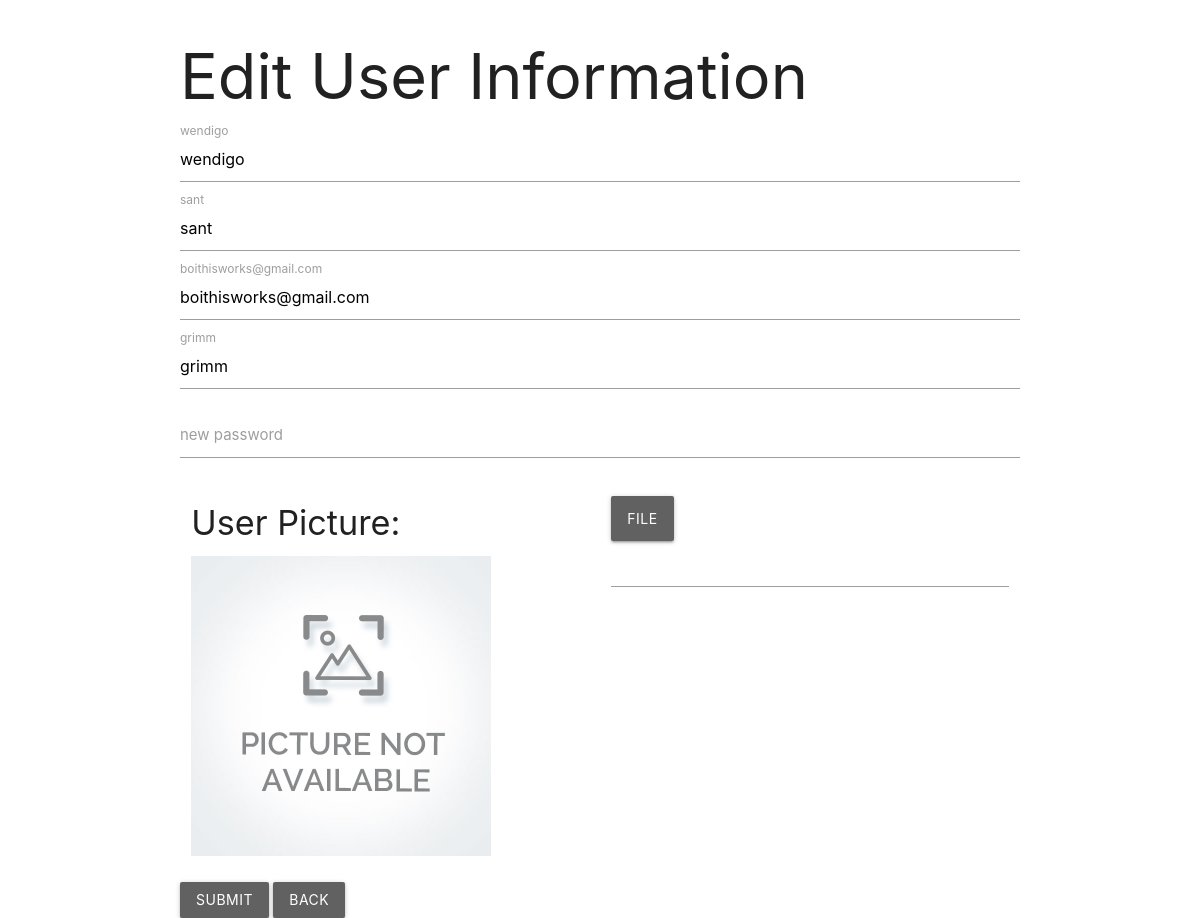
The app's page /editUser.php (signed in), older data.
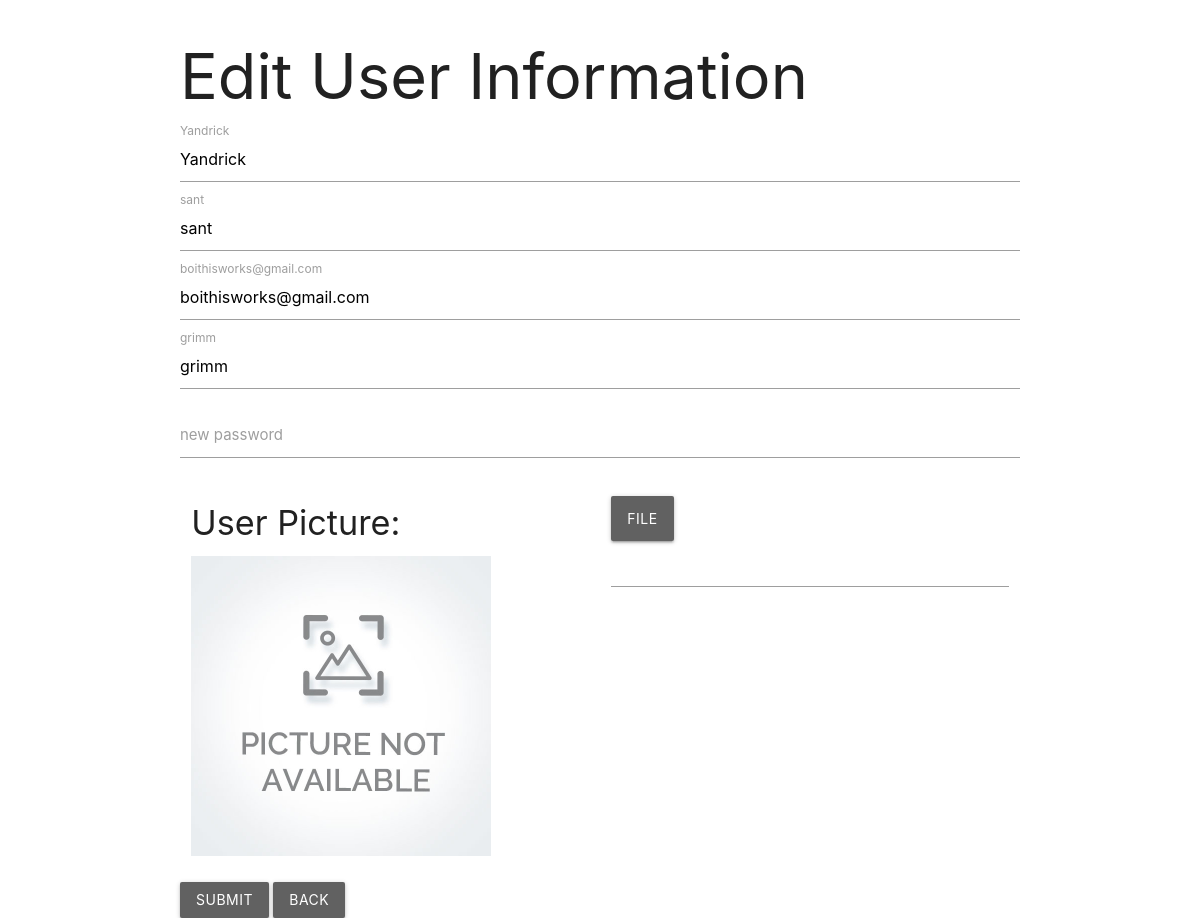
The same page, newer data.
### tables this page shows
CREATE TABLE `users` (
  `id` int(11) NOT NULL,
  `name` varchar(50) NOT NULL,
  `surname` varchar(50) NOT NULL,
  `email` varchar(100) NOT NULL,
  `username` varchar(50) NOT NULL,
  `password` varchar(255) NOT NULL,
  `isAdmin` int(1) NOT NULL DEFAULT '0'
);

### editUser.php (the view, shortened to what this page needs)
<?php
if(isset($_SESSION['username'])){
    $username = $_SESSION['username'];
    $userImage = "";
    $row = "";
    ?>
    <!DOCTYPE html>
    <html lang="en">
    <head>
        <link rel="stylesheet" href="./style/Materialize/css/sass/materialize.css">
        <link rel="stylesheet" href="./style/main.css">
    </head>
    <body>
        <div class="container">
            <h1>Edit User Information</h1>
            <?php
            require('connect.php');
            if($conn){
                $queryGetUser = "SELECT * FROM users WHERE username='$username'";
                $resUser = mysqli_query($conn, $queryGetUser) or die("Error looking in DB");
                $row = mysqli_fetch_array($resUser);
                $userId = $row['id'];
                $queryGetImage = "SELECT image FROM images WHERE user_id='$userId'";
                $resImage = mysqli_query($conn, $queryGetImage) or die("failed to get image");
                $tempRow = mysqli_fetch_array($resImage);
                $userImage = $tempRow['image'];
            }
            ?>
            <form action="editUser.php" method="post" enctype="multipart/form-data">
                <div class="input-field">
                    <input  id="first_name" type="text" name="first_name" value="<?php echo $row['name']; ?>">
                    <label for="first_name"><?php echo $row['name']; ?></label>
                </div>
                <div class="input-field">
                    <input  id="last_name" type="text" name="last_name" value="<?php echo $row['surname']; ?>">
                    <label for="last_name"><?php echo $row['surname']; ?></label>
                </div>
                <div class="input-field">
                    <input  id="email" type="text" name="email" value="<?php echo $row['email']; ?>">
                    <label for="email"><?php echo $row['email']; ?></label>
                </div>
                <div class="input-field">
                    <input  id="username" type="text" name="username" value="<?php echo $row['username']; ?>">
                    <label for="username"><?php echo $row['username']; ?></label>
                </div>
                <div class="input-field">
                    <input  id="password" type="password" name="password">
                    <label for="password">new password</label>
                </div>
                <div class="input-field">
                    <div class="row">
                        <div class="col s12 m6">
                            <h4>User Picture:</h4>
                            <img src="<?php if($userImage == ""){echo "./images/image-not-available.jpg";}else{echo $userImage;}; ?>" alt="userImage" class="userImage">
                        </div>
                        <div class="col s12 m6">
                            <div class="file-field input-field">
                                <div class="btn">
                                    <span>File</span>
                                </div>
                                <div class="file-path wrapper">
                                    <input type="text" class="file-path">
                                </div>
                            </div>
                        </div>
                    </div>
                </div>
                <button class="waves-effect btn" name="btn_input_data">Submit</button>
                <button class="waves-effect btn" name="btn_back">Back</button>
            </form>
        </div>
    </body>
    </html>
    <?php
}else{
    header("Location: index.php");
}
?>

### style/main.css (style rules this page uses)
.userImage { max-width: 300px; max-height: 300px; }

Row changes from the older to the newer data that the page shows:
changed users "sant": first_name "wendigo" → "Yandrick"; name "wendigo" → "Yandrick"
